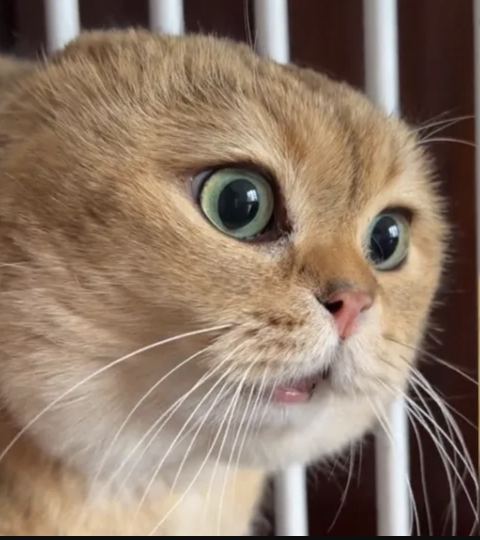
#> input picture HW1/assist/testimg.jpg, 959 x 1079 px, found by its file name (shown at 1/2 size)
$ jupyter execute mt_transpose.ipynb   (shell and % lines are left out)
#> lines starting #> are read from the running program, lines starting #| are printed output that depends on the picture
# 5.1

[cell 1]
import numpy as np
n = 144
B, C, H, W = 2, 3, 4, 6
img = np.arange(n)
img = img.reshape(B, C, H, W)
img.shape

[cell 2]
def patchify_image(img, patch_size):
    B, C, H, W = img.shape
    p_h, p_w = patch_size
    assert H % p_h == 0 and W % p_w == 0, "Height and Width must be divisible by patch size"
    img = img.reshape(B, C, H // p_h, p_h, W // p_w, p_w)
    img = img.transpose(0, 2, 4, 1, 3, 5)
    patches = img.reshape(B, (H // p_h) * (W // p_w), C, p_h, p_w)
    return patches
patches = patchify_image(img, (2, 3))
patches.shape

# 5.2

[cell 3]
# read an 128*144 image to numpy array
import cv2
img = cv2.imread('testimg.jpg')
#> img is the input picture: shape (1079, 959, 3); mean B, G, R 102.3, 119.5, 140.6
img.shape
img_resized = cv2.resize(img, (128, 144))
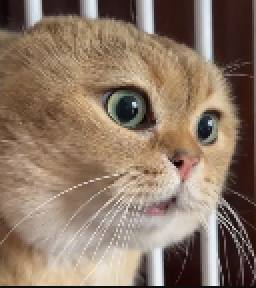
#> img_resized: shape (144, 128, 3) (shown 2 times larger); mean B, G, R 102.1, 119.3, 140.4
img_array = np.transpose(img_resized, (2, 0, 1))  # (H, W, C) -> (C, H, W)
img_array = img_array[np.newaxis, ...]

print(img_array.shape)
#| (1, 3, 144, 128)
img_array = patchify_image(img_array, (12, 16))
# save the patched images
import os
def save_patches(patches, output_dir):
#> called with patches = array of shape (1, 96, 3, 12, 16), output_dir = 'patches'
    os.makedirs(output_dir, exist_ok=True)
    B, num_patches, C, p_h, p_w = patches.shape
#> B = 1; num_patches = 96; C = 3; p_h = 12; p_w = 16
    for b in range(B):
        for i in range(num_patches):
            patch = patches[b, i]
            patch_filename = os.path.join(output_dir, f'patch_b{b}_i{i}.png')
            patch = np.transpose(patch, (1, 2, 0))  # (C, H, W) -> (H, W, C)
            cv2.imwrite(patch_filename, patch)
output_dir = 'patches'
save_patches(img_array, output_dir)

[cell 4]
import matplotlib.pyplot as plt
def visualize_patches_in_grid(
    patches,
    original_height=144,
    original_width=128,
    patch_size=(12, 16),
    spacing=2,
    output_path='patched_grid.png'
):
#> called with patches = array of shape (1, 96, 3, 12, 16), original_height = 144, original_width = 128, patch_size = (12, 16), spacing = 2, output_path = 'patched_grid.png'
    B, num_patches, C, p_h, p_w = patches.shape
#> B = 1; num_patches = 96; C = 3; p_h = 12; p_w = 16
    patch_rows = original_height // p_h
#> patch_rows = 12
    patch_cols = original_width // p_w
#> patch_cols = 8
    grid_height = patch_rows * p_h + (patch_rows - 1) * spacing
#> grid_height = 166
    grid_width = patch_cols * p_w + (patch_cols - 1) * spacing
#> grid_width = 142
    canvas = np.zeros((grid_height, grid_width, C), dtype=np.uint8)
    # 将canvas初始值设为255
    canvas.fill(255)
#> canvas: shape (166, 142, 3); every value is 255

    for i in range(num_patches):
        row = i // patch_cols
        col = i % patch_cols
        patch = patches[0, i]
        patch = np.transpose(patch, (1, 2, 0))
        start_y = row * (p_h + spacing)
        start_x = col * (p_w + spacing)
        canvas[start_y:start_y + p_h, start_x:start_x + p_w, :] = patch
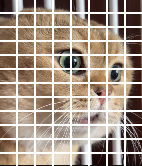
#> canvas: shape (166, 142, 3); mean of channels 0, 1, 2 135.5, 148.9, 165.4; drawn as B, G, R
    cv2.imwrite(output_path, canvas)
    return canvas
result_canvas = visualize_patches_in_grid(
    patches=img_array,
    original_height=144,
    original_width=128,
    patch_size=(12, 16),
    spacing=2,
    output_path='patched_grid.png'
)
import matplotlib.image as mpimg
origin_imd = mpimg.imread('testimg.jpg')
plt.imshow(origin_imd)
plt.axis('off')
plt.show()

img = mpimg.imread('patched_grid.png')
#> img: shape (166, 142, 3) float32
plt.imshow(img)
plt.gca().set_facecolor('white')

plt.axis('off')
plt.show()
